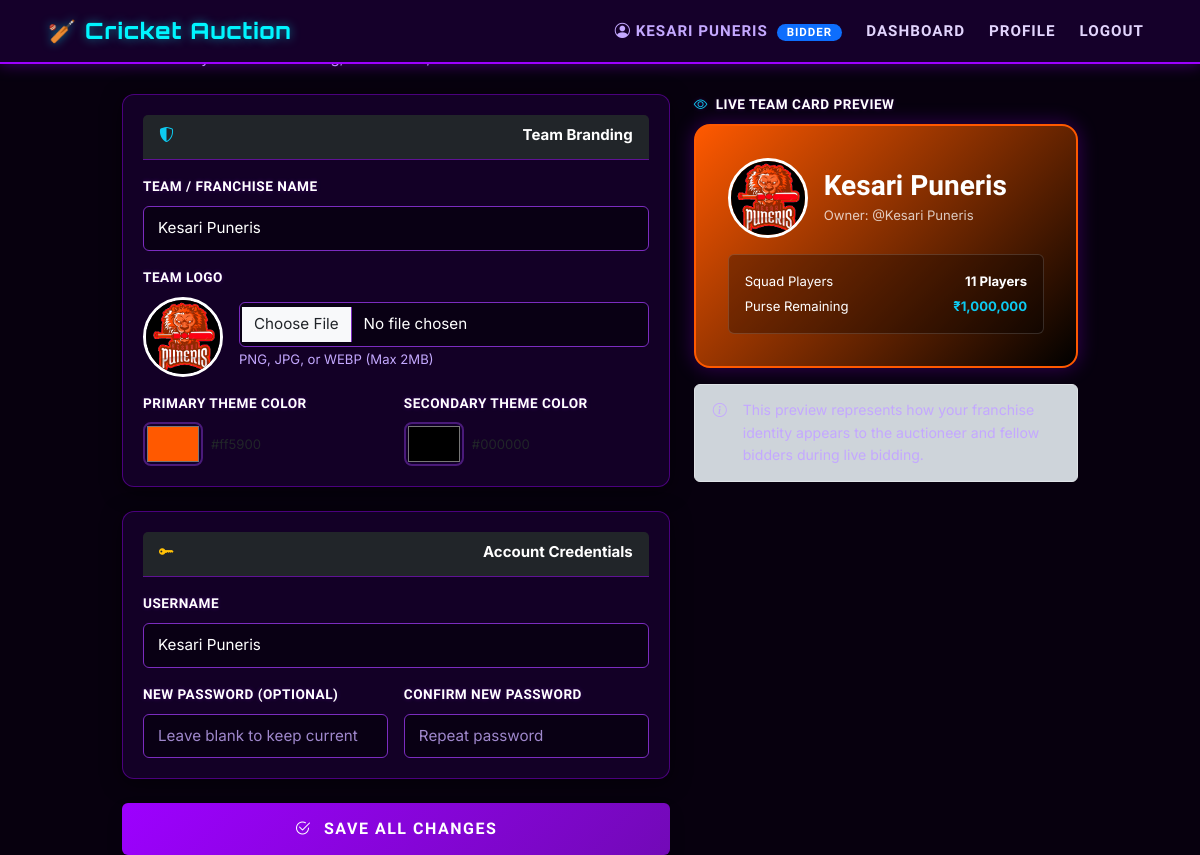
Screenshot of /bidder/profile (signed in) with the database file from the repository.
### tables this page shows
CREATE TABLE users (
            id INTEGER PRIMARY KEY AUTOINCREMENT,
            username TEXT UNIQUE NOT NULL,
            password_hash TEXT NOT NULL,
            role TEXT NOT NULL DEFAULT 'bidder',
            team_name TEXT DEFAULT '',
            team_logo TEXT DEFAULT '',
            color_primary TEXT DEFAULT '#9d00ff',
            color_secondary TEXT DEFAULT '#1a0033',
            created_at TIMESTAMP DEFAULT CURRENT_TIMESTAMP
        );

### app.py (the view, shortened to what this page needs)
@app.route("/bidder/profile", methods=["GET", "POST"])
@bidder_required
def bidder_profile():
    db = get_db()
    user = db.execute(
        "SELECT * FROM users WHERE id = ?", (session["user_id"],)
    ).fetchone()
    db.close()
    return render_template("bidder/profile.html", user=user)

### app.py (called while the page is built)
def bidder_required(f):
    @wraps(f)
    def decorated(*args, **kwargs):
        if "user_id" not in session:
            flash("Please log in first.", "warning")
            return redirect(url_for("login"))
        if session.get("role") != "bidder":
            flash("Bidder access required.", "danger")
            return redirect(url_for("login"))
        return f(*args, **kwargs)
    return decorated

### models.py (called while the page is built)
def get_db(path=None):
    conn = sqlite3.connect(path or DB_PATH, timeout=15)
    conn.row_factory = sqlite3.Row
    conn.execute("PRAGMA foreign_keys = ON")
    return conn

### templates/bidder/profile.html (shortened to what this page needs)
{% extends "base.html" %}
{% block content %}
<div class="row justify-content-center">
  <div class="col-lg-10">
    <div class="d-flex justify-content-between align-items-center mb-4">
      <div>
        <h2 class="text-white">Franchise & Profile Settings</h2>
        <p class="text-muted mb-0">Customize your team branding, credentials, and auction theme</p>
      </div>
      <a href="{{ url_for('bidder_dashboard') }}" class="btn btn-outline-secondary">
      </a>
    </div>
    <form method="POST" action="{{ url_for('bidder_profile') }}" enctype="multipart/form-data">
      <div class="row g-4">
        <div class="col-md-7">
          <div class="card mb-4 border-purple">
            <div class="card-header bg-dark d-flex align-items-center">
              <i class="bi bi-shield-shaded text-info me-2"></i> Team Branding
            </div>
            <div class="card-body">
              <div class="mb-3">
                <label class="form-label text-muted small text-uppercase">Team / Franchise Name</label>
                <input type="text" name="team_name" id="inputTeamName" class="form-control"
                       value="{{ user.team_name or '' }}" placeholder="e.g. Royal Strikers" maxlength="40">
              </div>
              <div class="mb-3">
                <label class="form-label text-muted small text-uppercase">Team Logo</label>
                <div class="d-flex align-items-center gap-3">
                  {% if user.team_logo %}
                    <img src="/static/uploads/{{ user.team_logo }}" id="currentLogoImg" class="logo-preview-frame" alt="Logo">
                  {% else %}
                    <div id="currentLogoPlaceholder" class="logo-preview-frame d-flex align-items-center justify-content-center text-info fs-2">
                      <i class="bi bi-shield"></i>
                    </div>
                  {% endif %}
                  <div class="flex-grow-1">
                    <input type="file" name="team_logo" id="inputTeamLogo" class="form-control" accept="image/png,image/jpeg,image/webp">
                    <small class="text-muted">PNG, JPG, or WEBP (Max 2MB)</small>
                  </div>
                </div>
              </div>
              <div class="row g-3">
                <div class="col-sm-6">
                  <label class="form-label text-muted small text-uppercase">Primary Theme Color</label>
                  <div class="d-flex align-items-center gap-2">
                    <input type="color" name="color_primary" id="inputPrimaryColor" class="color-picker-box"
                           value="{{ user.color_primary or '#9d00ff' }}">
                    <span class="text-monospace small" id="primaryColorCode">{{ user.color_primary or '#9d00ff' }}</span>
                  </div>
                </div>
                <div class="col-sm-6">
                  <label class="form-label text-muted small text-uppercase">Secondary Theme Color</label>
                  <div class="d-flex align-items-center gap-2">
                    <input type="color" name="color_secondary" id="inputSecondaryColor" class="color-picker-box"
                           value="{{ user.color_secondary or '#1a0033' }}">
                    <span class="text-monospace small" id="secondaryColorCode">{{ user.color_secondary or '#1a0033' }}</span>
                  </div>
                </div>
              </div>
            </div>
          </div>
          <div class="card mb-4 border-purple">
            <div class="card-header bg-dark d-flex align-items-center">
              <i class="bi bi-key-fill text-warning me-2"></i> Account Credentials
            </div>
            <div class="card-body">
              <div class="mb-3">
                <label class="form-label text-muted small text-uppercase">Username</label>
                <input type="text" name="username" id="inputUsername" class="form-control"
                       value="{{ user.username }}" required minlength="3">
              </div>
              <div class="row g-3">
                <div class="col-sm-6">
                  <label class="form-label text-muted small text-uppercase">New Password (Optional)</label>
                  <input type="password" name="new_password" id="inputPassword" class="form-control" placeholder="Leave blank to keep current">
                </div>
                <div class="col-sm-6">
                  <label class="form-label text-muted small text-uppercase">Confirm New Password</label>
                  <input type="password" id="inputConfirmPassword" class="form-control" placeholder="Repeat password">
                </div>
              </div>
            </div>
          </div>
          <button type="submit" class="btn btn-primary btn-lg w-100 shadow" style="font-weight: 700;">
            <i class="bi bi-check2-circle me-1"></i> SAVE ALL CHANGES
          </button>
        </div>
        <div class="col-md-5">
          <div class="sticky-top" style="top: 20px;">
            <label class="form-label text-muted small text-uppercase mb-2"><i class="bi bi-eye text-info me-1"></i> Live Team Card Preview</label>
            <div id="previewCard" class="live-preview-card text-white mb-3"
                 style="background: linear-gradient(135deg, {{ user.color_primary or '#9d00ff' }} 0%, {{ user.color_secondary or '#1a0033' }} 100%); border-color: {{ user.color_primary or '#9d00ff' }};">
              <div class="d-flex align-items-center gap-3 mb-3">
                {% if user.team_logo %}
                  <img src="/static/uploads/{{ user.team_logo }}" id="previewLogo" class="logo-preview-frame" alt="Logo">
                {% else %}
                  <div id="previewLogo" class="logo-preview-frame d-flex align-items-center justify-content-center text-info fs-2">
                    <i class="bi bi-shield"></i>
                  </div>
                {% endif %}
                <div>
                  <h3 class="mb-0" id="previewTeamName" style="font-family: 'Rajdhani', sans-serif; font-weight: 700;">
                    {{ user.team_name if user.team_name else 'Your Team Name' }}
                  </h3>
                  <small class="opacity-75" id="previewOwnerName">Owner: @{{ user.username }}</small>
                </div>
              </div>
              <div class="p-3 rounded" style="background: rgba(0,0,0,0.3); border: 1px solid rgba(255,255,255,0.15);">
                <div class="d-flex justify-content-between small mb-1">
                  <span>Squad Players</span>
                  <strong>11 Players</strong>
                </div>
                <div class="d-flex justify-content-between small">
                  <span>Purse Remaining</span>
                  <strong class="text-info">₹1,000,000</strong>
                </div>
              </div>
            </div>
            <div class="alert alert-dark border text-muted small">
              <i class="bi bi-info-circle me-1"></i> This preview represents how your franchise identity appears to the auctioneer and fellow bidders during live bidding.
            </div>
          </div>
        </div>
      </div>
    </form>
  </div>
</div>
{% endblock %}

### templates/base.html (shortened to what this page needs)
<!DOCTYPE html>
<html lang="en">
<head>
  <link href="https://cdn.jsdelivr.net/npm/bootstrap@5.3.3/dist/css/bootstrap.min.css" rel="stylesheet" />
  <link href="https://cdn.jsdelivr.net/npm/bootstrap-icons@1.11.3/font/bootstrap-icons.min.css" rel="stylesheet" />
  <link href="{{ url_for('static', filename='css/style.css') }}" rel="stylesheet" />
</head>
<body>
  <nav class="navbar navbar-expand-lg mb-4">
    <div class="container-fluid">
      <a class="navbar-brand" href="#">🏏 Cricket Auction</a>
      <div class="collapse navbar-collapse">
        <ul class="navbar-nav ms-auto">
          {% if session.get('user_id') %}
            <li class="nav-item">
              <span class="nav-link text-muted">
                <i class="bi bi-person-circle"></i>
                {{ session.get('username') }}
                <span class="badge {% if session.get('role') == 'auctioneer' %}bg-warning text-dark{% else %}bg-primary{% endif %} ms-1">
                  {{ session.get('role') }}
                </span>
              </span>
            </li>
            {% if session.get('role') == 'auctioneer' %}
              <li class="nav-item"><a class="nav-link" href="{{ url_for('auctioneer_dashboard') }}">Dashboard</a></li>
              <li class="nav-item"><a class="nav-link" href="{{ url_for('create_auction') }}">New Auction</a></li>
              <li class="nav-item"><a class="nav-link" href="{{ url_for('register_bidder') }}">Add Bidder</a></li>
            {% else %}
              <li class="nav-item"><a class="nav-link" href="{{ url_for('bidder_dashboard') }}">Dashboard</a></li>
              <li class="nav-item"><a class="nav-link" href="{{ url_for('bidder_profile') }}">Profile</a></li>
            {% endif %}
            <li class="nav-item"><a class="nav-link text-danger" href="{{ url_for('logout') }}">Logout</a></li>
          {% endif %}
        </ul>
      </div>
    </div>
  </nav>
  <div class="container">
    {% block content %}{% endblock %}
  </div>
</body>
</html>

### rows the page displays
users: get "BIDDER", team_name "Kesari Puneris", team_logo (picture), color_primary "#ff5900", color_secondary "#000000", username "Kesari Puneris"

### other values shown
{{ session.get('username') }} "KESARI PUNERIS"
